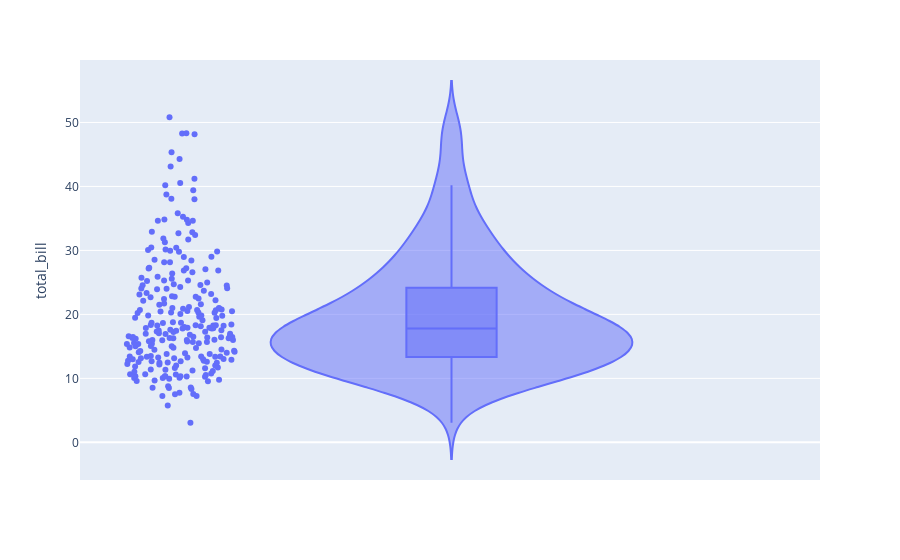

Write notebook code for a chart like this one.
### Code cell
fig = px.violin(df, y="total_bill", box=True, # draw box plot inside the violin
                points='all', # can be 'outliers', or False
               )
fig.show()

### Figure 1 — Plotly figure (JSON) as saved in the notebook; plotly's stock layout.template omitted (floating-point values rounded to 4 significant figures; data arrays with more than 128 entries replaced by an {"elided": "..."} marker saying what was removed)
{"data": [{"alignmentgroup": "True", "box": {"visible": true}, "hovertemplate": "total_bill=%{y}<extra></extra>", "legendgroup": "", "marker": {"color": "#636efa"}, "name": "", "offsetgroup": "", "orientation": "v", "points": "all", "scalegroup": "True", "showlegend": false, "type": "violin", "x0": " ", "xaxis": "x", "y": {"elided": "244 float values"}, "y0": " ", "yaxis": "y"}], "layout": {"legend": {"tracegroupgap": 0}, "margin": {"t": 60}, "violinmode": "group", "xaxis": {"anchor": "y", "domain": [0, 1]}, "yaxis": {"anchor": "x", "domain": [0, 1], "title": {"text": "total_bill"}}}}
